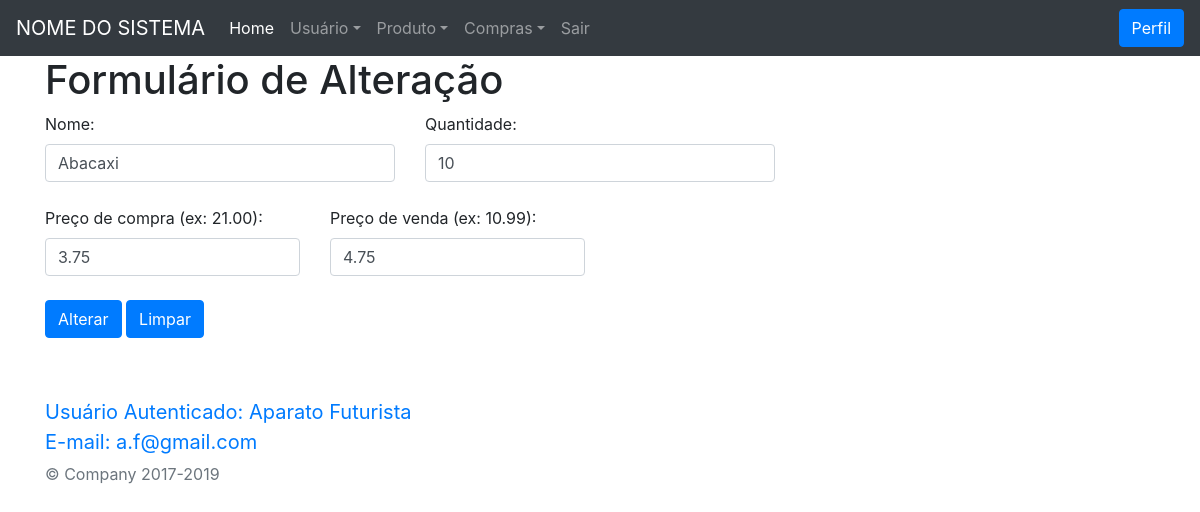
/view/alterarProduto.php?id=5 (signed in), run on an earlier commit of the app's database.
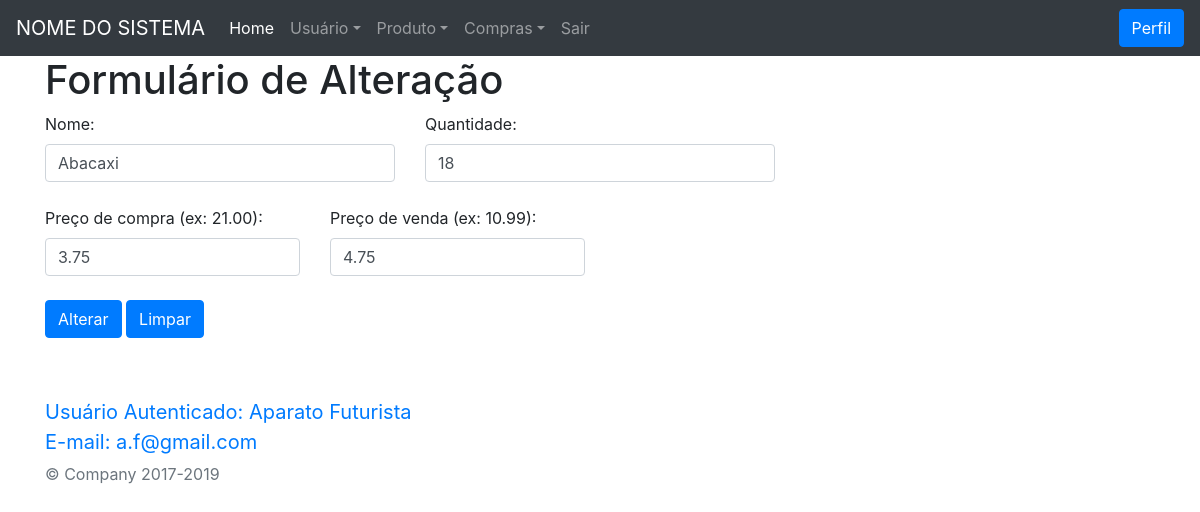
And on a later commit of the database.
### tables this page shows
CREATE TABLE IF NOT EXISTS `produto` (
  `id` int(11) NOT NULL AUTO_INCREMENT,
  `nomeProduto` varchar(150) NOT NULL,
  `qtd` int(11) NOT NULL,
  `precoCompra` decimal(10,2) NOT NULL,
  `precoVenda` decimal(10,2) NOT NULL,
  `dataCadastro` datetime NOT NULL,
  `dataAlteracao` timestamp NOT NULL DEFAULT current_timestamp() ON UPDATE current_timestamp(),
  `ativo` tinyint(4) NOT NULL,
  PRIMARY KEY (`id`)
);

### model/Produto.php (called while the page is built, shortened)
<?php
class Produto
{
  private $conexao;
    function __construct()
    {
      include("Conexao.php");
      $conectar = new Conectar();
      $this->conexao = $conectar->conectar();
    }
  public function getConexao() {
    return $this->conexao;
  }
  public function relatorioUnico($id) {
    if ($this->getConexao()) {
      $query = "SELECT * FROM produto where id = " . $id;
      $busca = $this->conexao->query($query);
      $retornoBanco = array();
      while ($linha = $busca->fetch_assoc()) {
        $retornoBanco[] = $linha;
      }
      return $retornoBanco;
    } else {
      echo "Erro";
    }
  }
}

### model/Conexao.php (called while the page is built)
<?php
class Conectar
{
  private $host, $usuario, $senha, $database;
  private $conectar;
  function __construct()
  {
    $this->host = "localhost";
    $this->usuario = "root";
    $this->senha = "";
    $this->database = "unifamma";
  }
  public function conectar()
  {
    $this->conectar = new Mysqli(
      $this->host,
      $this->usuario,
      $this->senha,
      $this->database
    );
    return $this->getConectar();
  }
  public function getConectar()
  {
    return $this->conectar;
  }
}

### controller/relatorioProduto.php (called while the page is built)
<?php
  include ("../model/Produto.php");
  $objRelatorio = new Produto();
  if ($tipo=="produto"){
    $retorno = $objRelatorio->relatorioSimples();
    return $retorno;
  }elseif ($tipo=="unico") {
    $retorno = $objRelatorio->relatorioUnico($id);
    return $retorno;
  }
?>

### view/alterarProduto.php (the view, shortened to what this page needs)
<?php require_once("header.php"); ?>
<div class="container">
  <h1>Formulário de Alteração</h1>
  <div class="row">
    <div class="col">
      <?php
      if (!isset($_GET) || empty($_GET)) {
      } else {
        if (empty($_GET["id"])) {
          if ($_GET["mensagem"]) {
            $mensagem = $_GET["mensagem"];
            if ($mensagem == "sucesso") {
      ?>
              <div class="alert alert-success" role="alert">
                Produto Alterado com sucesso!!!
              </div>
            <?php
            } elseif ($mensagem == "erro") {
            ?>
              <div class="alert alert-danger" role="alert">
                Ocorreu um erro ao alterar o Produto!!!
              </div>
            <?php
            }
          }
        } elseif (!empty($_GET["id"])) {
          $id = $_GET["id"];
          $tipo = "unico";
          include("../controller/relatorioProduto.php");
          foreach ($retorno as $value) {
            ?>
            <form action="../controller/alterarProdutos.php" method="post">
              <div class="row">
                <div class="col-4">
                  <label for="nomeProduto">Nome:</label>
                  <input type="text" id="nomeProduto" name="nomeProduto" value='<?= $value["nomeProduto"]; ?>' class="form-control" placeholder="Nome do produto">
                </div>
                <div class="col-4">
                  <label for="qtd">Quantidade:</label>
                  <input type="number" id="qtd" name="qtd" value=<?= $value["qtd"]; ?> class="form-control" placeholder="Quantidade">
                </div>
              </div>
              <div class="row">
                <div class="col">
                </div>
              </div>
              <div class="row">
                <div class="col-3">
                  <label for="precoCompra">Preço de compra (ex: 21.00):</label>
                  <input type="floatval" id="precoCompra" name="precoCompra" value=<?= $value["precoCompra"]; ?> class="form-control" placeholder="Preço de compra">
                </div>
                <div class="col-3">
                  <label for="precoVenda">Preço de venda (ex: 10.99):</label>
                  <input type="floatval" id="precoVenda" name="precoVenda" value=<?= $value["precoVenda"]; ?> class="form-control" placeholder="Preço de venda">
                </div>
              </div>
              <div class="row">
                <div class="col">
                </div>
              </div>
              <div class="row">
                <div class="col-12">
                  <button type="submit" class="btn btn-primary">Alterar</button>
                  <button type="reset" class="btn btn-primary">Limpar</button>
                </div>
              </div>
            </form>
      <?php
          }
        }
      }
      ?> </div>
  </div>
  <div class="row">
    <div class="col">
    </div>
  </div>
  <footer class="bd-footer text-muted">
    <a class="navbar-brand" href="#"><br>Usuário Autenticado: <?= $_SESSION["nomeUsuario"]; ?>
      <br>E-mail: <?= $_SESSION["emailUsuario"]; ?>
    </a>
    <p>&copy; Company 2017-2019</p>
  </footer>
  </body>
  </html>

What changed in the data, as far as the page shows it:
changed produto "Abacaxi": qtd "10" → "18"
